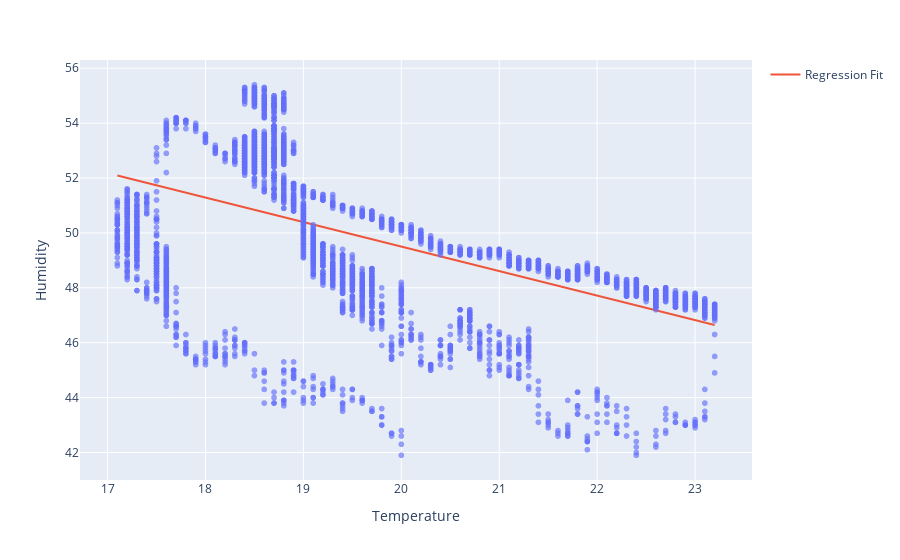

Notebook code for this chart:
### Code cell
# Scatter plot
x_range = np.linspace(X_cleaned.min(), X_cleaned.max(), 100)
y_range = model.predict(x_range.reshape(-1, 1))

fig = px.scatter(df_cleaned, x='Temperature', y='Humidity', opacity=0.65)
fig.add_traces(go.Scatter(x=x_range, y=y_range, name='Regression Fit'))
fig.show()
